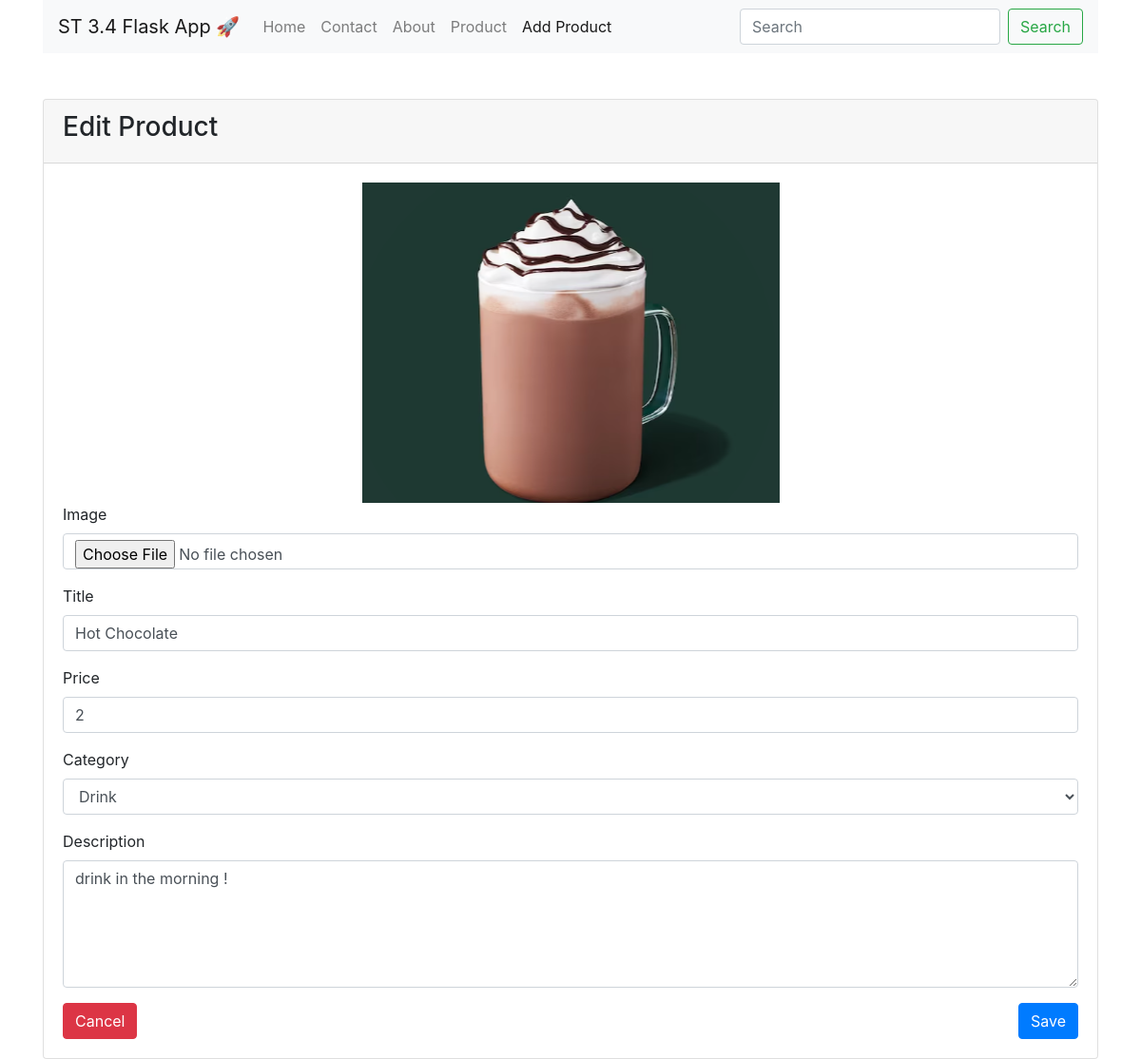
Page /edit_product?id=10 on the committed database.
### tables this page shows
CREATE TABLE "product" (
  "id" INTEGER NOT NULL PRIMARY KEY AUTOINCREMENT,
  "title" TEXT,
  "qty" NUMBER,
  "price" NUMBER,
  "category" TEXT,
  "description" TEXT NOT NULL,
  "image" TEXT NOT NULL
);

### app.py (the view)
@app.get('/edit_product')
def edit_product():
    product_id = request.args.get('id')
    row = conn.execute("""SELECT * FROM product where id =?""", (product_id,))
    product = {}
    for item in row:
        image = ''
        if item[6] == None:
            image = 'no_image'
        else:
            image = item[6]
        product = {
            'id': item[0],
            'title': item[1],
            'qty': item[2],
            'price': item[3],
            'category': item[4],
            'description': item[5],
            'image': image,
        }
    return render_template('edit_product.html', product=product, module='add_product')

### templates/edit_product.html (shortened to what this page needs)
<!DOCTYPE html>
<html lang="en">
<head>
    {% include "header_style.html" %}
</head>
<body>
<div class="container">
    <div class="row">
        <div class="col-md-12">
            {% include "navbar.html" %}
        </div>
        <div class="col-md-12 mt-5">
            <div class="card">
                <div class="card-header">
                    <h3>Edit Product</h3>
                </div>
                <div class="card-body">
                    <form action="{{ url_for('update') }}" method="post" name="editProductForm"
                          enctype="multipart/form-data">
                        <div class="form-group">
                            <div style="text-align: center;">
                                {% if product['image'] != 'no_image' %}
                                    <img id="thumbnail"
                                         style="
                                         max-width: 100%"
                                         src="/static/image/crop/{{ product['image'] }}"
                                         onerror="this.src='/static/image/image_error.png';"
                                         alt="image"
                                    >
                                {% endif %}
                            </div>
                            <label for="file">Image</label>
                            <input
                                    type="file"
                                    accept="image/*"
                                    class="form-control"
                                    id="file"
                                    name="file"
                                    onchange="showMyImage(this)"
                            >
                        </div>
                        <div class="form-group">
                            <label for="title">Title</label>
                            <input required value="{{ product['title'] }}" type="text" class="form-control" id="title"
                                   name="title" autocomplete="off">
                        </div>
                        <div class="form-group">
                            <label for="price">Price</label>
                            <input required value="{{ product['price'] }}" type="number" class="form-control" id="price"
                                   name="price" autocomplete="off">
                        </div>
                        <div class="form-group">
                            <label for="category">Category</label>
                            <select required class="form-control" id="category" name="category">
                                <option {{ 'selected' if product['category']=='drink' else '' }} value="drink">Drink
                                </option>
                            </select>
                        </div>
                        <div class="form-group">
                            <label for="description">Description</label>
                            <textarea required
                                      class="form-control" id="description" name="description"
                                      rows="5"
                            >{{ product['description'] }}</textarea>
                        </div>
                        <button onclick="window.location.href='/product'" type="reset" class="btn btn-danger">Cancel
                        </button>
                        <button type="submit" class="btn btn-primary float-right">Save</button>
                    </form>
                </div>
            </div>
        </div>
    </div>
</div>
</body>
</html>

### rows in the picture
product: image (picture), title "Hot Chocolate", price "2", description "drink in the morning !"
